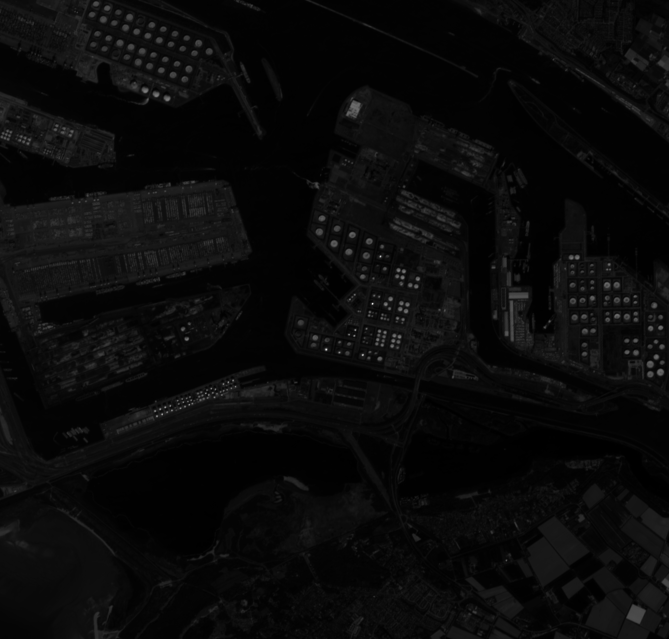
#> input picture sat_image/2026-04-29-00_00_2026-04-29-23_59_Sentinel-2_L2A_B04_(Raw).tiff, 1338 x 1278 px (shown at 1/2 size); its folder holds 4 pictures in this run; the run also reads 2 pictures not shown here
$ python sentinel_pipeline.py
#> lines starting #> are read from the running program, lines starting #| are printed output that depends on the picture
"""
sentinel_pipeline.py
====================

Usage:
  python sentinel_pipeline.py                         # defaults to ./sat_image
  python sentinel_pipeline.py path/to/folder
  python sentinel_pipeline.py path/to/folder \
         --gauss-ksize 5 --gauss-sigma 1.4 \
         --morph-shape square --morph-size 3 \
         --ndbi-threshold 0.20

These hyperparameter flags mirror building_extraction.py so that the
Flask UI ('Custom Hyperparameters' toggle) can drive both pipelines
through the same `build_script_args` helper in app.py.
"""

import os
import sys
import glob
import argparse
import numpy as np

try:
    import tifffile
except ImportError:
    print("ERROR: 'tifffile' not installed.  Run:  pip install tifffile")
    sys.exit(1)

import cv2

# Reuse the existing pipeline
from building_extraction import extract_buildings


# ----------------------------------------------------------------------
# File discovery + band loading
# ----------------------------------------------------------------------

def find_band(src_dir, band_name):
    """Return the first TIFF in src_dir whose filename contains `band_name`."""
    # Copernicus naming uses parentheses like 'B02_(Raw).tiff', glob loosely.
    for pattern in (f'*_{band_name}_*.tif*',
                    f'*{band_name}_*.tif*',
                    f'*{band_name}*.tif*'):
        matches = sorted(glob.glob(os.path.join(src_dir, pattern)))
        if matches:
            return matches[0]
    return None


def load_band(path):
    """Read a TIFF as a float32 numpy array."""
    return tifffile.imread(path).astype(np.float32)


def percentile_stretch(arr, lo_pct=2, hi_pct=98):
    """Stretch to [0, 255] using robust percentiles. Returns uint8."""
    if (arr == 0).all():
        return np.zeros_like(arr, dtype=np.uint8)
    pos = arr[arr > 0]
    if pos.size == 0:
        return np.zeros_like(arr, dtype=np.uint8)
    lo = np.percentile(pos, lo_pct)
    hi = np.percentile(pos, hi_pct)
    out = np.clip((arr - lo) / (hi - lo + 1e-9), 0, 1)
    return (out * 255).astype(np.uint8)


def check_data(arr, name):
    """Print stats and return True if the band has non-trivial content."""
    nonzero = int((arr != 0).sum())
    pct = 100.0 * nonzero / arr.size
    print(f"   {name:14s} shape={arr.shape}  "
          f"range=[{arr.min():.4f}, {arr.max():.4f}]  nonzero={pct:5.1f}%")
    return pct > 1.0


def build_rgb(src_dir):
    """Prefer an existing True_color TIFF; otherwise stack B04/B03/B02."""
    tc_matches = sorted(glob.glob(os.path.join(src_dir, '*True_color*.tif*')))
    if tc_matches:
        print(f"   using true-colour composite: "
              f"{os.path.basename(tc_matches[0])}")
        tc = load_band(tc_matches[0])
        if tc.ndim == 2:
            tc = np.stack([tc, tc, tc], axis=-1)
        tc = tc[..., :3]
        rgb = np.stack([percentile_stretch(tc[..., i]) for i in range(3)],
                       axis=-1)
        return rgb

    print("   no true-colour TIFF found - building RGB from B04/B03/B02")
    paths = {b: find_band(src_dir, b) for b in ('B04', 'B03', 'B02')}
    for name, p in paths.items():
        if p is None:
            raise FileNotFoundError(f"RGB band {name} not found in {src_dir}")
    r, g, b = (load_band(paths['B04']),
               load_band(paths['B03']),
               load_band(paths['B02']))
    rgb = np.stack([percentile_stretch(r),
                    percentile_stretch(g),
                    percentile_stretch(b)], axis=-1)
    return rgb


def match_resolution(arr, target_shape):
    """Bilinear resample `arr` to target_shape (H, W)."""
    if arr.shape[:2] == target_shape:
        return arr
    return cv2.resize(arr, (target_shape[1], target_shape[0]),
                      interpolation=cv2.INTER_LINEAR)


# ----------------------------------------------------------------------
# Main
# ----------------------------------------------------------------------

def main(src_dir,
         out_dir='outputs',
         gauss_ksize=5,
         gauss_sigma=1.0,
         morph_shape='square',
         morph_size=3,
         ndbi_threshold=0.20):
    """
    Sentinel-2 entry point.

    Note: defaults here intentionally differ from building_extraction.py
    because Sentinel-2 is 10 m/px real imagery (jagged edges, dense urban
    structure), so the original tuned values are kept as DEFAULTS.
    Anything the caller passes in (e.g. via the Flask UI) overrides them.
    """
    os.makedirs(out_dir, exist_ok=True)
    print(f"Source directory: {src_dir}")
    print(f"Hyperparams: ndbi={ndbi_threshold}  "
          f"gauss_ksize={gauss_ksize}  gauss_sigma={gauss_sigma}  "
          f"morph={morph_shape}/{morph_size}")

    # ---- 1. Build RGB ----
    print("\n[1/4] Building RGB composite ...")
    rgb = build_rgb(src_dir)
#> in load_band, returned value is the input picture: shape (1278, 1338) float32; min 0, max 1.78, mean 0.0746
#> in percentile_stretch, `lo = np.percentile(pos, lo_pct)`: lo = 0.0084
#> in percentile_stretch, `hi = np.percentile(pos, hi_pct)`: hi = 0.266
#> in percentile_stretch, `out = np.clip((arr - lo) / (hi - lo + 1e-9), 0, 1)`:
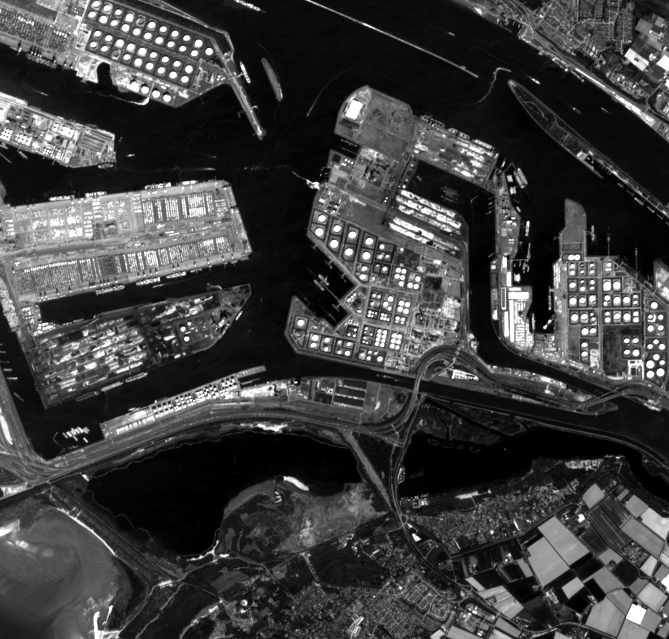
#> out: shape (1278, 1338) float32 (shown at 1/2 size); min 0, max 1, mean 0.248
#> call 2 of percentile_stretch, with lo_pct = 2, hi_pct = 98
#> in percentile_stretch (call 2), `lo = np.percentile(pos, lo_pct)`: lo = 0.014
#> in percentile_stretch (call 2), `hi = np.percentile(pos, hi_pct)`: hi = 0.243
#> in percentile_stretch (call 2), `out = np.clip((arr - lo) / (hi - lo + 1e-9), 0, 1)`:
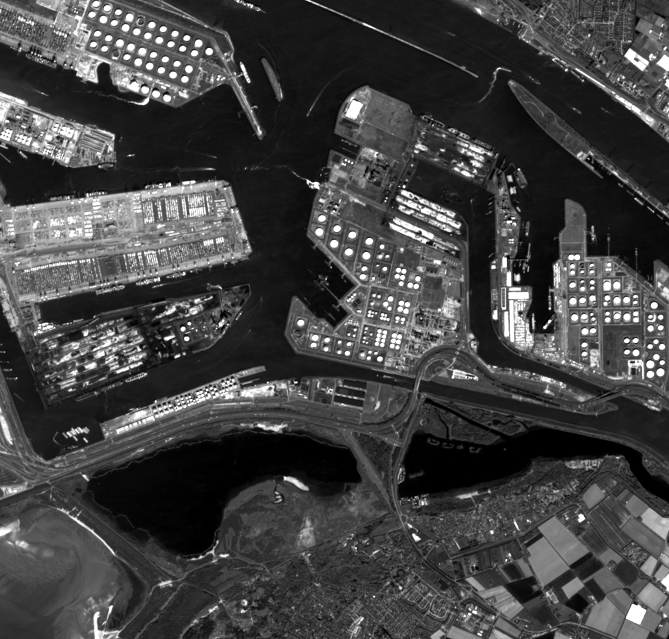
#> out: shape (1278, 1338) float32 (shown at 1/2 size); min 0, max 1, mean 0.263
#> call 3 of percentile_stretch, with lo_pct = 2, hi_pct = 98
#> in percentile_stretch (call 3), `lo = np.percentile(pos, lo_pct)`: lo = 0.0109
#> in percentile_stretch (call 3), `hi = np.percentile(pos, hi_pct)`: hi = 0.219
#> in percentile_stretch (call 3), `out = np.clip((arr - lo) / (hi - lo + 1e-9), 0, 1)`:
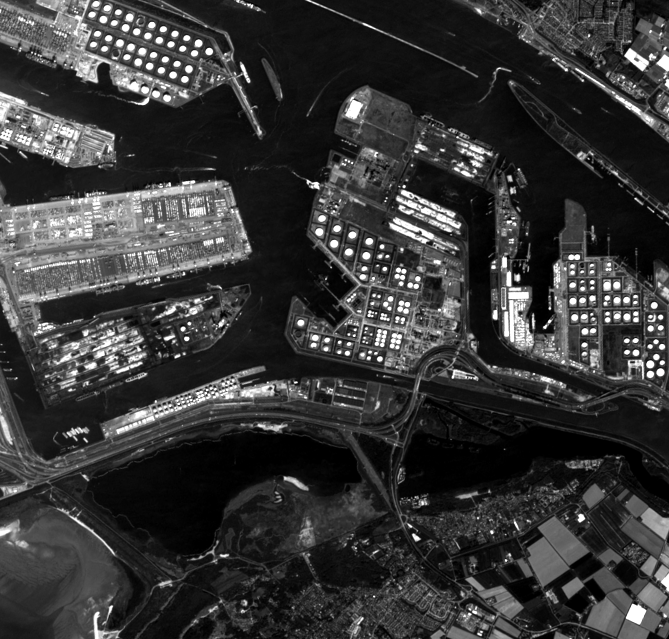
#> out: shape (1278, 1338) float32 (shown at 1/2 size); min 0, max 1, mean 0.217
#> in build_rgb, `rgb = np.stack([percentile_stretch(r), percentile_stretch(g), percenti..`:
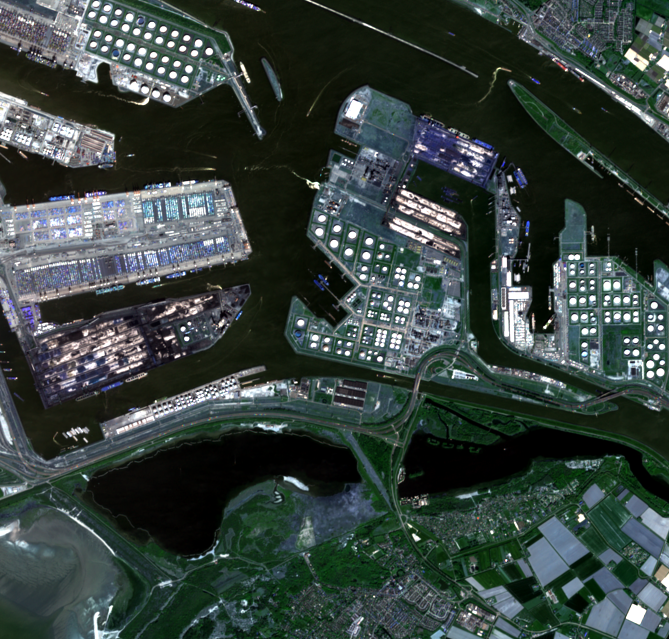
#> rgb: shape (1278, 1338, 3) (shown at 1/2 size); mean of channels 0, 1, 2 62.7, 66.7, 54.9; drawn as B, G, R
    rgb_ok = check_data(rgb, 'RGB')
#> in check_data, `nonzero = int((arr != 0).sum())`: nonzero = 4987017
#> in check_data, `pct = 100.0 * nonzero / arr.size`: pct = 97.21
#|    RGB            shape=(1278, 1338, 3)  range=[0.0000, 255.0000]  nonzero= 97.2%
#> rgb_ok = True
    H, W = rgb.shape[:2]
#> H = 1278; W = 1338

    # ---- 2. NIR + SWIR for NDBI ----
    print("\n[2/4] Loading NIR (B08) and SWIR (B11) ...")
    b08 = find_band(src_dir, 'B08')
    b11 = find_band(src_dir, 'B11')
    if b08 is None or b11 is None:
        print(f"   ERROR: required bands missing in {src_dir}")
        print(f"     B08 (NIR) : {b08}")
        print(f"     B11 (SWIR): {b11}")
#> (the run stopped early here; a loop or call above may not have finished)
